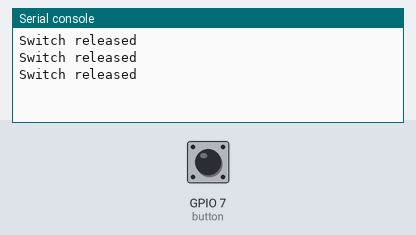
This program was run on a simulated ESP32 board running MicroPython. Shown: the last lines printed to the serial console. The inputs (shaded band) are chosen by the test bench; at power-on: GPIO 7 (button) HIGH.

Above: at 1.2 s.
1.3 s: GPIO 7 (button) pulled LOW for 0.6 s
At 2.7 s:
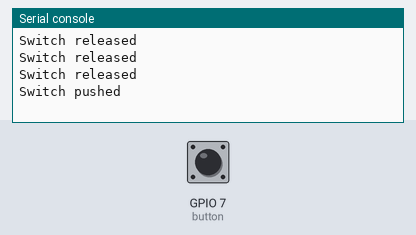
3.4 s: GPIO 7 (button) pulled LOW for 3.2 s
At 5.3 s:
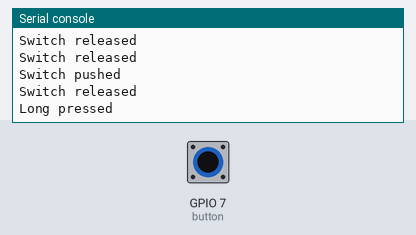

The program:

PUSH_BUTTON_.py
```python
import machine
import time

BUTTON_PIN = 7
button = machine.Pin(BUTTON_PIN, machine.Pin.IN, machine.Pin.PULL_UP)

def is_long_press(pin, duration=1000):
    press_time = time.ticks_ms()
    while pin.value() == 0:   # 0 = pressed (since pull-up is used)
        if time.ticks_diff(time.ticks_ms(), press_time) > duration:
            return True
    return False

while True:
    if button.value() == 0:   # Button pressed
        if is_long_press(button):
            print("Long pressed")
            time.sleep(0.5)
        else:
            print("Switch pushed")
            time.sleep(1)
    else:
        print("Switch released")
        time.sleep(0.5)
```

Measured:
- after the input at 1.3 s, the serial console: prints a new line after 0.60 s (image 1)
- after the input at 3.4 s, the serial console: prints a new line after 1.0 s (image 2)
